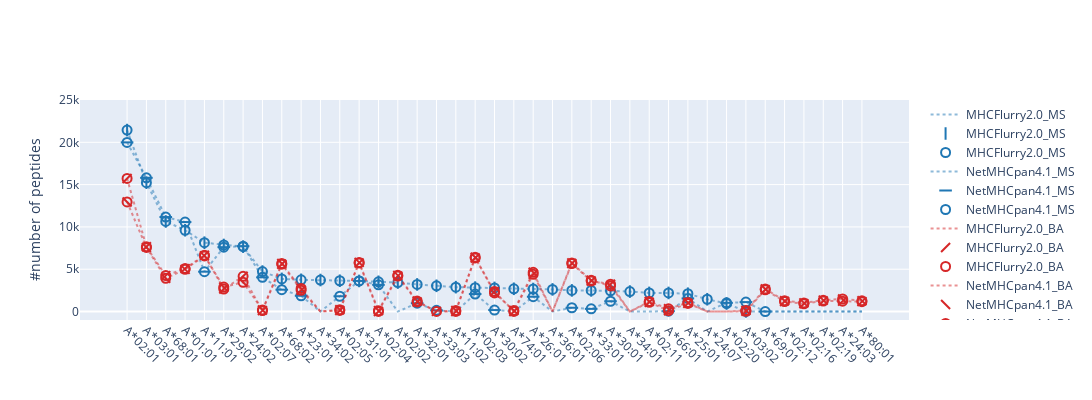

Here is the notebook cell this chart was saved with:
### Markdown cell above
## Dataset contents locus A

### Code cell
fig = plot(all_alleles_all_datasets, "A")

fig.update_layout(width=1200, yaxis_title="#number of peptides", showlegend=True)

### Figure 1 — Plotly figure (JSON) as saved in the notebook; plotly's stock layout.template omitted (floating-point values rounded to 4 significant figures)
{"data": [{"line": {"color": "#1F77B4", "dash": "dot"}, "marker": {"color": ["#1F77B4", "#1F77B4", "#1F77B4", "#1F77B4", "#1F77B4", "#1F77B4", "#1F77B4", "#1F77B4", "#1F77B4", "#1F77B4", "#1F77B4", "#1F77B4", "#1F77B4", "#1F77B4", "#1F77B4", "#1F77B4", "#1F77B4", "#1F77B4", "#1F77B4", "#1F77B4", "#1F77B4", "#1F77B4", "#1F77B4", "#1F77B4", "#1F77B4", "#1F77B4", "#1F77B4", "#1F77B4", "#1F77B4", "#1F77B4", "#1F77B4", "#1F77B4", "#1F77B4", "#1F77B4", "#1F77B4", "#1F77B4", "#1F77B4", "#1F77B4", "#1F77B4"], "line": {"width": 1}, "size": 0, "symbol": ["line-ns", "line-ns", "line-ns", "line-ns", "line-ns", "line-ns", "line-ns", "line-ns", "line-ns", "line-ns", "line-ns", "line-ns", "line-ns", "line-ns", "line-ns", "line-ns", "line-ns", "line-ns", "line-ns", "line-ns", "line-ns", "line-ns", "line-ns", "line-ns", "line-ns", "line-ns", "line-ns", "line-ns", "line-ns", "line-ns", "line-ns", "line-ns", "line-ns", "line-ns", "line-ns", "line-ns", "line-ns", "line-ns", "line-ns"]}, "mode": "lines", "name": "MHCFlurry2.0_MS", "opacity": 0.5, "type": "scatter", "x": ["A*02:01", "A*03:01", "A*68:01", "A*01:01", "A*11:01", "A*29:02", "A*24:02", "A*02:07", "A*68:02", "A*23:01", "A*34:02", "A*02:05", "A*31:01", "A*02:04", "A*02:02", "A*32:01", "A*33:03", "A*11:02", "A*02:03", "A*30:02", "A*74:01", "A*26:01", "A*36:01", "A*02:06", "A*33:01", "A*30:01", "A*34:01", "A*02:11", "A*66:01", "A*25:01", "A*24:07", "A*02:20", "A*03:02", "A*69:01", "A*02:12", "A*02:16", "A*02:19", "A*24:03", "A*80:01"], "y": [21445, 15227, 10643, 9608, 8137, 7865, 7671, 4726, 3859, 3749, 3724, 3639, 3616, 3515, 3425, 3204, 3043, 2882, 2826, 2793, 2688, 2663, 2614, 2498, 2497, 2458, 2360, 2202, 2197, 2105, 1454, 946, 17, 0, 0, 0, 0, 0, 0]}, {"line": {"color": "#1F77B4", "dash": "dot"}, "marker": {"color": ["#1F77B4", "#1F77B4", "#1F77B4", "#1F77B4", "#1F77B4", "#1F77B4", "#1F77B4", "#1F77B4", "#1F77B4", "#1F77B4", "#1F77B4", "#1F77B4", "#1F77B4", "#1F77B4", "#1F77B4", "#1F77B4", "#1F77B4", "#1F77B4", "#1F77B4", "#1F77B4", "#1F77B4", "#1F77B4", "#1F77B4", "#1F77B4", "#1F77B4", "#1F77B4", "#1F77B4", "#1F77B4", "#1F77B4", "#1F77B4", "#1F77B4", "#1F77B4", "#1F77B4"], "line": {"width": 2}, "size": 9, "symbol": ["line-ns", "line-ns", "line-ns", "line-ns", "line-ns", "line-ns", "line-ns", "line-ns", "line-ns", "line-ns", "line-ns", "line-ns", "line-ns", "line-ns", "line-ns", "line-ns", "line-ns", "line-ns", "line-ns", "line-ns", "line-ns", "line-ns", "line-ns", "line-ns", "line-ns", "line-ns", "line-ns", "line-ns", "line-ns", "line-ns", "line-ns", "line-ns", "line-ns"]}, "mode": "markers", "name": "MHCFlurry2.0_MS", "opacity": 1, "type": "scatter", "x": ["A*02:01", "A*03:01", "A*68:01", "A*01:01", "A*11:01", "A*29:02", "A*24:02", "A*02:07", "A*68:02", "A*23:01", "A*34:02", "A*02:05", "A*31:01", "A*02:04", "A*02:02", "A*32:01", "A*33:03", "A*11:02", "A*02:03", "A*30:02", "A*74:01", "A*26:01", "A*36:01", "A*02:06", "A*33:01", "A*30:01", "A*34:01", "A*02:11", "A*66:01", "A*25:01", "A*24:07", "A*02:20", "A*03:02"], "y": [21445, 15227, 10643, 9608, 8137, 7865, 7671, 4726, 3859, 3749, 3724, 3639, 3616, 3515, 3425, 3204, 3043, 2882, 2826, 2793, 2688, 2663, 2614, 2498, 2497, 2458, 2360, 2202, 2197, 2105, 1454, 946, 17]}, {"line": {"color": "#1F77B4", "dash": "dot"}, "marker": {"color": ["#1F77B4", "#1F77B4", "#1F77B4", "#1F77B4", "#1F77B4", "#1F77B4", "#1F77B4", "#1F77B4", "#1F77B4", "#1F77B4", "#1F77B4", "#1F77B4", "#1F77B4", "#1F77B4", "#1F77B4", "#1F77B4", "#1F77B4", "#1F77B4", "#1F77B4", "#1F77B4", "#1F77B4", "#1F77B4", "#1F77B4", "#1F77B4", "#1F77B4", "#1F77B4", "#1F77B4", "#1F77B4", "#1F77B4", "#1F77B4", "#1F77B4", "#1F77B4", "#1F77B4"], "line": {"width": 2}, "size": 9, "symbol": "circle-open"}, "mode": "markers", "name": "MHCFlurry2.0_MS", "opacity": 1, "type": "scatter", "x": ["A*02:01", "A*03:01", "A*68:01", "A*01:01", "A*11:01", "A*29:02", "A*24:02", "A*02:07", "A*68:02", "A*23:01", "A*34:02", "A*02:05", "A*31:01", "A*02:04", "A*02:02", "A*32:01", "A*33:03", "A*11:02", "A*02:03", "A*30:02", "A*74:01", "A*26:01", "A*36:01", "A*02:06", "A*33:01", "A*30:01", "A*34:01", "A*02:11", "A*66:01", "A*25:01", "A*24:07", "A*02:20", "A*03:02"], "y": [21445, 15227, 10643, 9608, 8137, 7865, 7671, 4726, 3859, 3749, 3724, 3639, 3616, 3515, 3425, 3204, 3043, 2882, 2826, 2793, 2688, 2663, 2614, 2498, 2497, 2458, 2360, 2202, 2197, 2105, 1454, 946, 17]}, {"line": {"color": "#1F77B4", "dash": "dot"}, "marker": {"color": ["#1F77B4", "#1F77B4", "#1F77B4", "#1F77B4", "#1F77B4", "#1F77B4", "#1F77B4", "#1F77B4", "#1F77B4", "#1F77B4", "#1F77B4", "#1F77B4", "#1F77B4", "#1F77B4", "#1F77B4", "#1F77B4", "#1F77B4", "#1F77B4", "#1F77B4", "#1F77B4", "#1F77B4", "#1F77B4", "#1F77B4", "#1F77B4", "#1F77B4", "#1F77B4", "#1F77B4", "#1F77B4", "#1F77B4", "#1F77B4", "#1F77B4", "#1F77B4", "#1F77B4", "#1F77B4", "#1F77B4", "#1F77B4", "#1F77B4", "#1F77B4", "#1F77B4"], "line": {"width": 1}, "size": 0, "symbol": ["line-ew", "line-ew", "line-ew", "line-ew", "line-ew", "line-ew", "line-ew", "line-ew", "line-ew", "line-ew", "line-ew", "line-ew", "line-ew", "line-ew", "line-ew", "line-ew", "line-ew", "line-ew", "line-ew", "line-ew", "line-ew", "line-ew", "line-ew", "line-ew", "line-ew", "line-ew", "line-ew", "line-ew", "line-ew", "line-ew", "line-ew", "line-ew", "line-ew", "line-ew", "line-ew", "line-ew", "line-ew", "line-ew", "line-ew"]}, "mode": "lines", "name": "NetMHCpan4.1_MS", "opacity": 0.5, "type": "scatter", "x": ["A*02:01", "A*03:01", "A*68:01", "A*01:01", "A*11:01", "A*29:02", "A*24:02", "A*02:07", "A*68:02", "A*23:01", "A*34:02", "A*02:05", "A*31:01", "A*02:04", "A*02:02", "A*32:01", "A*33:03", "A*11:02", "A*02:03", "A*30:02", "A*74:01", "A*26:01", "A*36:01", "A*02:06", "A*33:01", "A*30:01", "A*34:01", "A*02:11", "A*66:01", "A*25:01", "A*24:07", "A*02:20", "A*03:02", "A*69:01", "A*02:12", "A*02:16", "A*02:19", "A*24:03", "A*80:01"], "y": [19992, 15804, 11168, 10576, 4709, 7610, 7724, 4040, 2582, 1864, 0, 1807, 3617, 3155, 0, 982, 140, 0, 2068, 175, 0, 1751, 0, 446, 315, 1216, 0, 0, 44, 1551, 0, 1026, 1118, 2, 0, 0, 0, 0, 0]}, {"line": {"color": "#1F77B4", "dash": "dot"}, "marker": {"color": ["#1F77B4", "#1F77B4", "#1F77B4", "#1F77B4", "#1F77B4", "#1F77B4", "#1F77B4", "#1F77B4", "#1F77B4", "#1F77B4", "#1F77B4", "#1F77B4", "#1F77B4", "#1F77B4", "#1F77B4", "#1F77B4", "#1F77B4", "#1F77B4", "#1F77B4", "#1F77B4", "#1F77B4", "#1F77B4", "#1F77B4", "#1F77B4", "#1F77B4", "#1F77B4"], "line": {"width": 2}, "size": 9, "symbol": ["line-ew", "line-ew", "line-ew", "line-ew", "line-ew", "line-ew", "line-ew", "line-ew", "line-ew", "line-ew", "line-ew", "line-ew", "line-ew", "line-ew", "line-ew", "line-ew", "line-ew", "line-ew", "line-ew", "line-ew", "line-ew", "line-ew", "line-ew", "line-ew", "line-ew", "line-ew"]}, "mode": "markers", "name": "NetMHCpan4.1_MS", "opacity": 1, "type": "scatter", "x": ["A*02:01", "A*03:01", "A*68:01", "A*01:01", "A*11:01", "A*29:02", "A*24:02", "A*02:07", "A*68:02", "A*23:01", "A*02:05", "A*31:01", "A*02:04", "A*32:01", "A*33:03", "A*02:03", "A*30:02", "A*26:01", "A*02:06", "A*33:01", "A*30:01", "A*66:01", "A*25:01", "A*02:20", "A*03:02", "A*69:01"], "y": [19992, 15804, 11168, 10576, 4709, 7610, 7724, 4040, 2582, 1864, 1807, 3617, 3155, 982, 140, 2068, 175, 1751, 446, 315, 1216, 44, 1551, 1026, 1118, 2]}, {"line": {"color": "#1F77B4", "dash": "dot"}, "marker": {"color": ["#1F77B4", "#1F77B4", "#1F77B4", "#1F77B4", "#1F77B4", "#1F77B4", "#1F77B4", "#1F77B4", "#1F77B4", "#1F77B4", "#1F77B4", "#1F77B4", "#1F77B4", "#1F77B4", "#1F77B4", "#1F77B4", "#1F77B4", "#1F77B4", "#1F77B4", "#1F77B4", "#1F77B4", "#1F77B4", "#1F77B4", "#1F77B4", "#1F77B4", "#1F77B4"], "line": {"width": 2}, "size": 9, "symbol": "circle-open"}, "mode": "markers", "name": "NetMHCpan4.1_MS", "opacity": 1, "type": "scatter", "x": ["A*02:01", "A*03:01", "A*68:01", "A*01:01", "A*11:01", "A*29:02", "A*24:02", "A*02:07", "A*68:02", "A*23:01", "A*02:05", "A*31:01", "A*02:04", "A*32:01", "A*33:03", "A*02:03", "A*30:02", "A*26:01", "A*02:06", "A*33:01", "A*30:01", "A*66:01", "A*25:01", "A*02:20", "A*03:02", "A*69:01"], "y": [19992, 15804, 11168, 10576, 4709, 7610, 7724, 4040, 2582, 1864, 1807, 3617, 3155, 982, 140, 2068, 175, 1751, 446, 315, 1216, 44, 1551, 1026, 1118, 2]}, {"line": {"color": "#D62728", "dash": "dot"}, "marker": {"color": ["#D62728", "#D62728", "#D62728", "#D62728", "#D62728", "#D62728", "#D62728", "#D62728", "#D62728", "#D62728", "#D62728", "#D62728", "#D62728", "#D62728", "#D62728", "#D62728", "#D62728", "#D62728", "#D62728", "#D62728", "#D62728", "#D62728", "#D62728", "#D62728", "#D62728", "#D62728", "#D62728", "#D62728", "#D62728", "#D62728", "#D62728", "#D62728", "#D62728", "#D62728", "#D62728", "#D62728", "#D62728", "#D62728", "#D62728"], "line": {"width": 1}, "size": 0, "symbol": ["line-ne", "line-ne", "line-ne", "line-ne", "line-ne", "line-ne", "line-ne", "line-ne", "line-ne", "line-ne", "line-ne", "line-ne", "line-ne", "line-ne", "line-ne", "line-ne", "line-ne", "line-ne", "line-ne", "line-ne", "line-ne", "line-ne", "line-ne", "line-ne", "line-ne", "line-ne", "line-ne", "line-ne", "line-ne", "line-ne", "line-ne", "line-ne", "line-ne", "line-ne", "line-ne", "line-ne", "line-ne", "line-ne", "line-ne"]}, "mode": "lines", "name": "MHCFlurry2.0_BA", "opacity": 0.5, "type": "scatter", "x": ["A*02:01", "A*03:01", "A*68:01", "A*01:01", "A*11:01", "A*29:02", "A*24:02", "A*02:07", "A*68:02", "A*23:01", "A*34:02", "A*02:05", "A*31:01", "A*02:04", "A*02:02", "A*32:01", "A*33:03", "A*11:02", "A*02:03", "A*30:02", "A*74:01", "A*26:01", "A*36:01", "A*02:06", "A*33:01", "A*30:01", "A*34:01", "A*02:11", "A*66:01", "A*25:01", "A*24:07", "A*02:20", "A*03:02", "A*69:01", "A*02:12", "A*02:16", "A*02:19", "A*24:03", "A*80:01"], "y": [15726, 7651, 4245, 5073, 6660, 2662, 4162, 112, 5593, 2507, 0, 127, 5745, 9, 4188, 1134, 18, 14, 6333, 2355, 9, 4406, 0, 5678, 3600, 3234, 0, 1088, 102, 963, 0, 0, 26, 2575, 1183, 920, 1245, 1227, 1167]}, {"line": {"color": "#D62728", "dash": "dot"}, "marker": {"color": ["#D62728", "#D62728", "#D62728", "#D62728", "#D62728", "#D62728", "#D62728", "#D62728", "#D62728", "#D62728", "#D62728", "#D62728", "#D62728", "#D62728", "#D62728", "#D62728", "#D62728", "#D62728", "#D62728", "#D62728", "#D62728", "#D62728", "#D62728", "#D62728", "#D62728", "#D62728", "#D62728", "#D62728", "#D62728", "#D62728", "#D62728", "#D62728", "#D62728", "#D62728"], "line": {"width": 2}, "size": 9, "symbol": ["line-ne", "line-ne", "line-ne", "line-ne", "line-ne", "line-ne", "line-ne", "line-ne", "line-ne", "line-ne", "line-ne", "line-ne", "line-ne", "line-ne", "line-ne", "line-ne", "line-ne", "line-ne", "line-ne", "line-ne", "line-ne", "line-ne", "line-ne", "line-ne", "line-ne", "line-ne", "line-ne", "line-ne", "line-ne", "line-ne", "line-ne", "line-ne", "line-ne", "line-ne"]}, "mode": "markers", "name": "MHCFlurry2.0_BA", "opacity": 1, "type": "scatter", "x": ["A*02:01", "A*03:01", "A*68:01", "A*01:01", "A*11:01", "A*29:02", "A*24:02", "A*02:07", "A*68:02", "A*23:01", "A*02:05", "A*31:01", "A*02:04", "A*02:02", "A*32:01", "A*33:03", "A*11:02", "A*02:03", "A*30:02", "A*74:01", "A*26:01", "A*02:06", "A*33:01", "A*30:01", "A*02:11", "A*66:01", "A*25:01", "A*03:02", "A*69:01", "A*02:12", "A*02:16", "A*02:19", "A*24:03", "A*80:01"], "y": [15726, 7651, 4245, 5073, 6660, 2662, 4162, 112, 5593, 2507, 127, 5745, 9, 4188, 1134, 18, 14, 6333, 2355, 9, 4406, 5678, 3600, 3234, 1088, 102, 963, 26, 2575, 1183, 920, 1245, 1227, 1167]}, {"line": {"color": "#D62728", "dash": "dot"}, "marker": {"color": ["#D62728", "#D62728", "#D62728", "#D62728", "#D62728", "#D62728", "#D62728", "#D62728", "#D62728", "#D62728", "#D62728", "#D62728", "#D62728", "#D62728", "#D62728", "#D62728", "#D62728", "#D62728", "#D62728", "#D62728", "#D62728", "#D62728", "#D62728", "#D62728", "#D62728", "#D62728", "#D62728", "#D62728", "#D62728", "#D62728", "#D62728", "#D62728", "#D62728", "#D62728"], "line": {"width": 2}, "size": 9, "symbol": "circle-open"}, "mode": "markers", "name": "MHCFlurry2.0_BA", "opacity": 1, "type": "scatter", "x": ["A*02:01", "A*03:01", "A*68:01", "A*01:01", "A*11:01", "A*29:02", "A*24:02", "A*02:07", "A*68:02", "A*23:01", "A*02:05", "A*31:01", "A*02:04", "A*02:02", "A*32:01", "A*33:03", "A*11:02", "A*02:03", "A*30:02", "A*74:01", "A*26:01", "A*02:06", "A*33:01", "A*30:01", "A*02:11", "A*66:01", "A*25:01", "A*03:02", "A*69:01", "A*02:12", "A*02:16", "A*02:19", "A*24:03", "A*80:01"], "y": [15726, 7651, 4245, 5073, 6660, 2662, 4162, 112, 5593, 2507, 127, 5745, 9, 4188, 1134, 18, 14, 6333, 2355, 9, 4406, 5678, 3600, 3234, 1088, 102, 963, 26, 2575, 1183, 920, 1245, 1227, 1167]}, {"line": {"color": "#D62728", "dash": "dot"}, "marker": {"color": ["#D62728", "#D62728", "#D62728", "#D62728", "#D62728", "#D62728", "#D62728", "#D62728", "#D62728", "#D62728", "#D62728", "#D62728", "#D62728", "#D62728", "#D62728", "#D62728", "#D62728", "#D62728", "#D62728", "#D62728", "#D62728", "#D62728", "#D62728", "#D62728", "#D62728", "#D62728", "#D62728", "#D62728", "#D62728", "#D62728", "#D62728", "#D62728", "#D62728", "#D62728", "#D62728", "#D62728", "#D62728", "#D62728", "#D62728"], "line": {"width": 1}, "size": 0, "symbol": ["line-nw", "line-nw", "line-nw", "line-nw", "line-nw", "line-nw", "line-nw", "line-nw", "line-nw", "line-nw", "line-nw", "line-nw", "line-nw", "line-nw", "line-nw", "line-nw", "line-nw", "line-nw", "line-nw", "line-nw", "line-nw", "line-nw", "line-nw", "line-nw", "line-nw", "line-nw", "line-nw", "line-nw", "line-nw", "line-nw", "line-nw", "line-nw", "line-nw", "line-nw", "line-nw", "line-nw", "line-nw", "line-nw", "line-nw"]}, "mode": "lines", "name": "NetMHCpan4.1_BA", "opacity": 0.5, "type": "scatter", "x": ["A*02:01", "A*03:01", "A*68:01", "A*01:01", "A*11:01", "A*29:02", "A*24:02", "A*02:07", "A*68:02", "A*23:01", "A*34:02", "A*02:05", "A*31:01", "A*02:04", "A*02:02", "A*32:01", "A*33:03", "A*11:02", "A*02:03", "A*30:02", "A*74:01", "A*26:01", "A*36:01", "A*02:06", "A*33:01", "A*30:01", "A*34:01", "A*02:11", "A*66:01", "A*25:01", "A*24:07", "A*02:20", "A*03:02", "A*69:01", "A*02:12", "A*02:16", "A*02:19", "A*24:03", "A*80:01"], "y": [12953, 7581, 3925, 4983, 6578, 2888, 3463, 181, 5680, 2732, 0, 221, 5806, 105, 4278, 1231, 0, 114, 6423, 2205, 115, 4635, 0, 5751, 3689, 3026, 0, 1184, 320, 1060, 0, 0, 126, 2671, 1282, 1021, 1346, 1481, 1273]}, {"line": {"color": "#D62728", "dash": "dot"}, "marker": {"color": ["#D62728", "#D62728", "#D62728", "#D62728", "#D62728", "#D62728", "#D62728", "#D62728", "#D62728", "#D62728", "#D62728", "#D62728", "#D62728", "#D62728", "#D62728", "#D62728", "#D62728", "#D62728", "#D62728", "#D62728", "#D62728", "#D62728", "#D62728", "#D62728", "#D62728", "#D62728", "#D62728", "#D62728", "#D62728", "#D62728", "#D62728", "#D62728", "#D62728"], "line": {"width": 2}, "size": 9, "symbol": ["line-nw", "line-nw", "line-nw", "line-nw", "line-nw", "line-nw", "line-nw", "line-nw", "line-nw", "line-nw", "line-nw", "line-nw", "line-nw", "line-nw", "line-nw", "line-nw", "line-nw", "line-nw", "line-nw", "line-nw", "line-nw", "line-nw", "line-nw", "line-nw", "line-nw", "line-nw", "line-nw", "line-nw", "line-nw", "line-nw", "line-nw", "line-nw", "line-nw"]}, "mode": "markers", "name": "NetMHCpan4.1_BA", "opacity": 1, "type": "scatter", "x": ["A*02:01", "A*03:01", "A*68:01", "A*01:01", "A*11:01", "A*29:02", "A*24:02", "A*02:07", "A*68:02", "A*23:01", "A*02:05", "A*31:01", "A*02:04", "A*02:02", "A*32:01", "A*11:02", "A*02:03", "A*30:02", "A*74:01", "A*26:01", "A*02:06", "A*33:01", "A*30:01", "A*02:11", "A*66:01", "A*25:01", "A*03:02", "A*69:01", "A*02:12", "A*02:16", "A*02:19", "A*24:03", "A*80:01"], "y": [12953, 7581, 3925, 4983, 6578, 2888, 3463, 181, 5680, 2732, 221, 5806, 105, 4278, 1231, 114, 6423, 2205, 115, 4635, 5751, 3689, 3026, 1184, 320, 1060, 126, 2671, 1282, 1021, 1346, 1481, 1273]}, {"line": {"color": "#D62728", "dash": "dot"}, "marker": {"color": ["#D62728", "#D62728", "#D62728", "#D62728", "#D62728", "#D62728", "#D62728", "#D62728", "#D62728", "#D62728", "#D62728", "#D62728", "#D62728", "#D62728", "#D62728", "#D62728", "#D62728", "#D62728", "#D62728", "#D62728", "#D62728", "#D62728", "#D62728", "#D62728", "#D62728", "#D62728", "#D62728", "#D62728", "#D62728", "#D62728", "#D62728", "#D62728", "#D62728"], "line": {"width": 2}, "size": 9, "symbol": "circle-open"}, "mode": "markers", "name": "NetMHCpan4.1_BA", "opacity": 1, "type": "scatter", "x": ["A*02:01", "A*03:01", "A*68:01", "A*01:01", "A*11:01", "A*29:02", "A*24:02", "A*02:07", "A*68:02", "A*23:01", "A*02:05", "A*31:01", "A*02:04", "A*02:02", "A*32:01", "A*11:02", "A*02:03", "A*30:02", "A*74:01", "A*26:01", "A*02:06", "A*33:01", "A*30:01", "A*02:11", "A*66:01", "A*25:01", "A*03:02", "A*69:01", "A*02:12", "A*02:16", "A*02:19", "A*24:03", "A*80:01"], "y": [12953, 7581, 3925, 4983, 6578, 2888, 3463, 181, 5680, 2732, 221, 5806, 105, 4278, 1231, 114, 6423, 2205, 115, 4635, 5751, 3689, 3026, 1184, 320, 1060, 126, 2671, 1282, 1021, 1346, 1481, 1273]}], "layout": {"height": 400, "showlegend": true, "width": 1200, "xaxis": {"dtick": 1.2, "tick0": 0, "tickangle": 45}, "yaxis": {"range": [-1000, 25000], "title": {"text": "#number of peptides"}}}}
